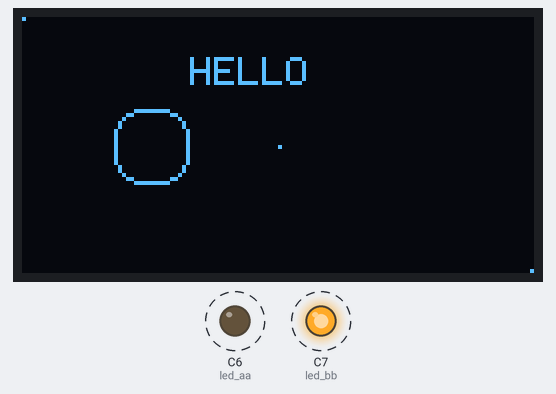
Bench run of a program on a simulated CircuitPython board. Parts: 128×64 one-colour display, output pins drawn as LEDs (lit = HIGH). Dashed ring = blinking.

Above: at 0.3 s.
At 9.78 s:
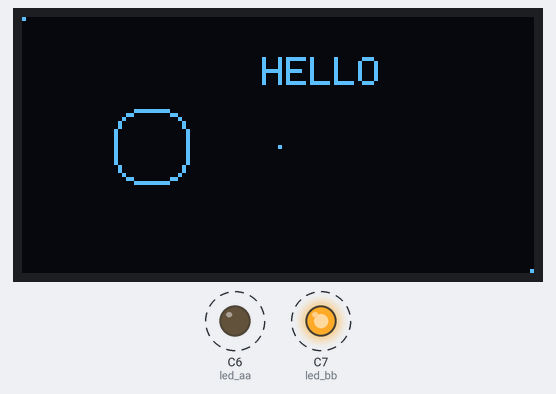
At 19.39 s:
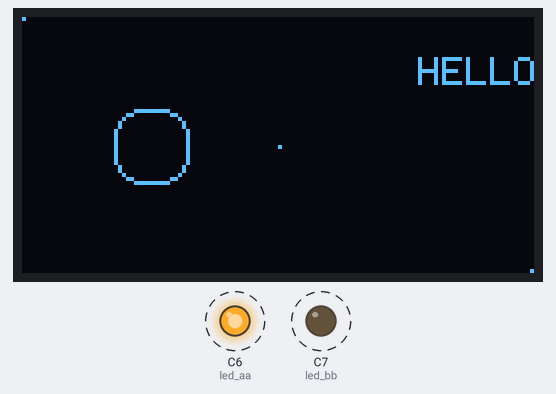
At 38.5 s:
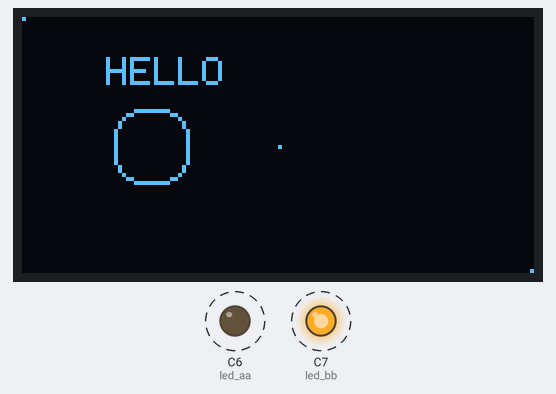
Timing chart, 0 to 40.0 s (numbered marks = the images above):
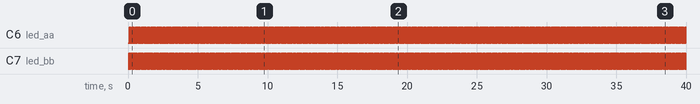

The program:

test.py
```python
from board import SCL, SDA
import busio
import time
import digitalio
import board

# Import the SSD1306 module.
import adafruit_ssd1306

WIDTH = 128
HEIGHT = 64

led_aa = digitalio.DigitalInOut(board.C6)
led_aa.direction = digitalio.Direction.OUTPUT
led_bb = digitalio.DigitalInOut(board.C7)
led_bb.direction = digitalio.Direction.OUTPUT


# Create the I2C interface.
i2c = busio.I2C(SCL, SDA)

# Create the SSD1306 OLED class.
# The first two parameters are the pixel width and pixel height.  Change these
# to the right size for your display!
display = adafruit_ssd1306.SSD1306_I2C(WIDTH, HEIGHT, i2c)
# Alternatively you can change the I2C address of the device with an addr parameter:
#display = adafruit_ssd1306.SSD1306_I2C(128, 32, i2c, addr=0x31)

# Clear the display.  Always call show after changing pixels to make the display
# update visible!
x = 0

while True:

	display.fill(0)

# Set a pixel in the origin 0,0 position.
	display.pixel(0, 0, 1)
# Set a pixel in the middle position.
	display.pixel(WIDTH//2, HEIGHT//2, 1)
# Set a pixel in the opposite far end corner position.
	display.pixel(WIDTH - 1, HEIGHT - 1, 1)

	display.text("HELLO", x, 10,1)
	x = x + 7

	display.circle(32,32,10,1)
	led_aa.value = (x % 2 == 0)
	led_bb.value = (x % 2 != 0)
	x %= WIDTH
	display.show()
	time.sleep(0.005)
```

Measured:
- by itself, C6 (led_aa), C7 (led_bb): alternates HIGH for 0.04 s and LOW for 0.04 s
